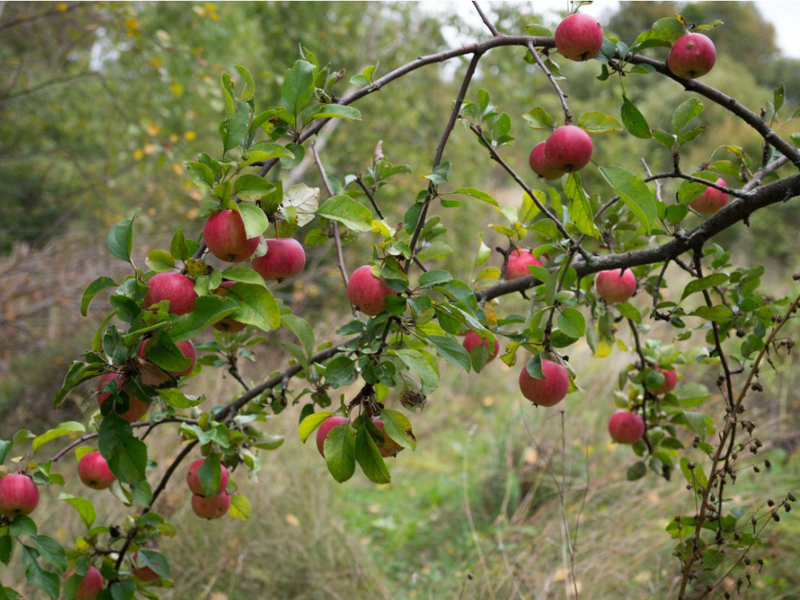
#> input picture src/day2_ex_week_1/appletree.jpg, 1600 x 1200 px (shown at 1/2 size)
$ jupyter execute 'Weekly Project.ipynb'
#> lines starting #> are read from the running program, lines starting #| are printed output that depends on the picture; after the words box and inside, x2 and y2 are one past the last pixel; in counts of white or black regions, pixels touching at a corner belong together
[cell 1]
import cv2
import numpy as np
import imutils
from matplotlib import pyplot as plt

def load_image(path):
    """
    return bgr, rgb, hsv
    """
#> called with path = 'appletree.jpg'
    bgr_img = cv2.imread(path)
#> bgr_img is the input picture: shape (1200, 1600, 3); mean B, G, R 74.3, 117, 116.1
    b,g,r = cv2.split(bgr_img)       # get b,g,r
    image = cv2.merge([r,g,b])
    hsv_img = cv2.cvtColor(bgr_img, cv2.COLOR_BGR2HSV)
#> hsv_img: shape (1200, 1600, 3); mean H, S, V 36.8, 111.5, 124.2
    return bgr_img, image, hsv_img

def white_image(img):
    white = np.zeros(img.shape,dtype=np.uint8)
    white.fill(255)
    return white

# Weekly project part 1
Using the image "appletree.jpg"
1) Can you segment the apples from the tree?
2) Can you get the computer to count how many there are?
    How close can you get to the ground truth? (there are 26 apples in the image)
3) Can you change the color of one of them?
4) Can you segment the leaves?

[cell 2]
bgr, rgb, hsv = load_image("appletree.jpg")

plt.imshow(rgb)

[cell 3]
def is_valid_cnt(cnt):
    area = cv2.contourArea(cnt)
    perimeter = cv2.arcLength(cnt,True)
    if perimeter < 1800 and 500 < area:
        #print(perimeter, area)
        return True
    return False

def draw_ctns_and_add_text(img, cnts):
    output = img.copy()
    valid_cnts = [c for c in cnts if is_valid_cnt(c)]

    for c in valid_cnts:
        # draw each contour on the output image with a 3px thick black outline
        cv2.drawContours(output, [c], -1, (0, 0, 0), 3)

    text = "I found {} objects!".format(len(valid_cnts))
    cv2.putText(output, text, (60, 60),  cv2.FONT_HERSHEY_SIMPLEX, 2, (200,200,200), 2)

    return output

fig = plt.figure(figsize=(20,8))
apple_h = cv2.inRange(hsv, (330/2, 0.35*255, 0.4*255), (360/2, 255, 255))
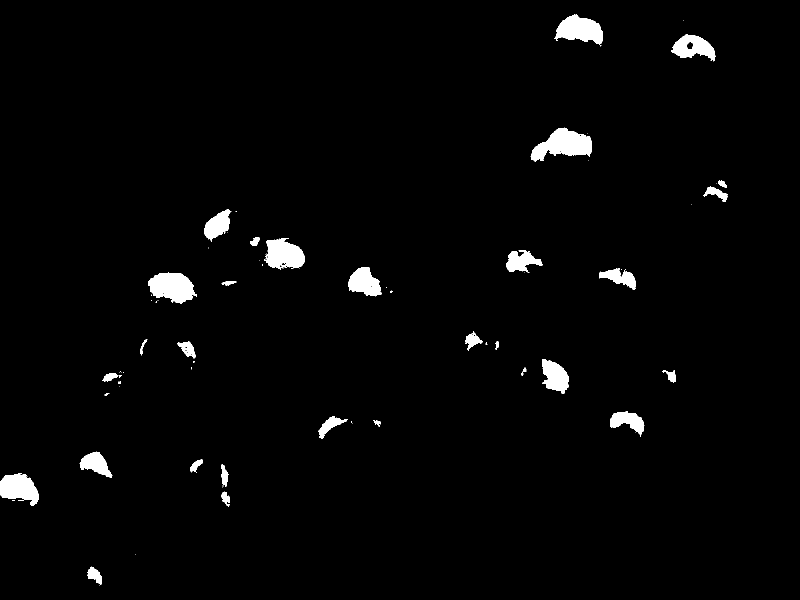
#> apple_h: shape (1200, 1600) (shown at 1/2 size); 2.2% white; 71 white regions (38 under 20 px), largest, box (x1, y1, x2, y2) and area: (1061, 255, 1184, 324) 4737, (296, 544, 394, 608) 4122, (1109, 29, 1206, 93) 3719
apple_l = cv2.inRange(hsv, (0, 0.75*255, 0.15*255), (40, 0.85*255, 0.35*255))
#> apple_l: shape (1200, 1600); 1.3% white in thin lines or dots
apple = cv2.bitwise_or(apple_h,apple_l)
#> apple: shape (1200, 1600); 3.5% white; 3178 white regions (2968 under 20 px)

cnts = cv2.findContours(apple.copy(), cv2.RETR_EXTERNAL, cv2.CHAIN_APPROX_SIMPLE)
#> cnts = 3177 contours, 3071 with area under 20; largest, box (x1, y1, x2, y2) and area: (1061, 255, 1184, 324) 4570, (296, 544, 394, 608) 3981, (1109, 29, 1206, 93) 3579, (528, 476, 609, 540) 3474, (0, 946, 77, 1012) 3232
cnts = imutils.grab_contours(cnts)

ax = fig.add_subplot(1,3,1)
ax.imshow(cv2.bitwise_or(rgb,rgb, mask=255 - apple))
ax = fig.add_subplot(1,3,2)
ax.imshow(draw_ctns_and_add_text(white_image(rgb), cnts))
#> in white_image, `white.fill(255)`: white: shape (1200, 1600, 3); every value is 255
#> in draw_ctns_and_add_text, `valid_cnts = [c for c in cnts if is_valid_cnt(c)]`: valid_cnts = 23 contours; largest, box (x1, y1, x2, y2) and area: (1061, 255, 1184, 324) 4570, (296, 544, 394, 608) 3981, (1109, 29, 1206, 93) 3579, (528, 476, 609, 540) 3474, (0, 946, 77, 1012) 3232
#> the loop in draw_ctns_and_add_text, `for c in valid_cnts:` made 23 passes
#> after the loop in draw_ctns_and_add_text, `for c in valid_cnts:`:
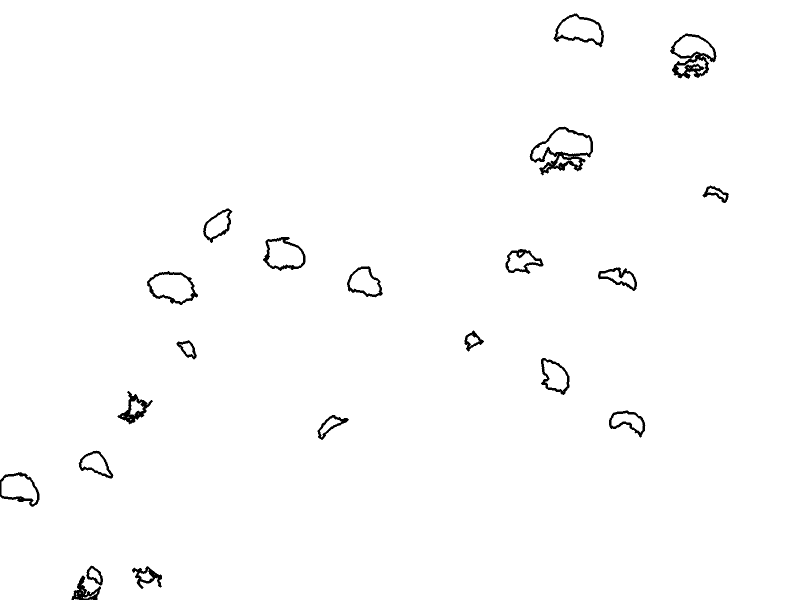
#> output: shape (1200, 1600, 3) (shown at 1/2 size); 98.7% white; 21 black regions, largest, box (x1, y1, x2, y2) and area: (1059, 253, 1186, 351) 3013, (1340, 67, 1433, 158) 2673, (235, 782, 306, 849) 1447
#> in draw_ctns_and_add_text, `text = "I found {} objects!".format(len(valid_cnts))`: text = 'I found 23 objects!'
#> in draw_ctns_and_add_text, `cv2.putText(output, text, (60, 60),  cv2.FONT_HERSHEY_SIMPLEX, 2, (200..`: output: shape (1200, 1600, 3); 0.2% of pixels changed, all inside (x1, y1, x2, y2) = (67, 15, 668, 76)
ax = fig.add_subplot(1,3,3)
ax.imshow(draw_ctns_and_add_text(rgb, cnts))
#> the loop in draw_ctns_and_add_text (call 2), `for c in valid_cnts:` made 23 passes
#> after the loop in draw_ctns_and_add_text (call 2), `for c in valid_cnts:`:
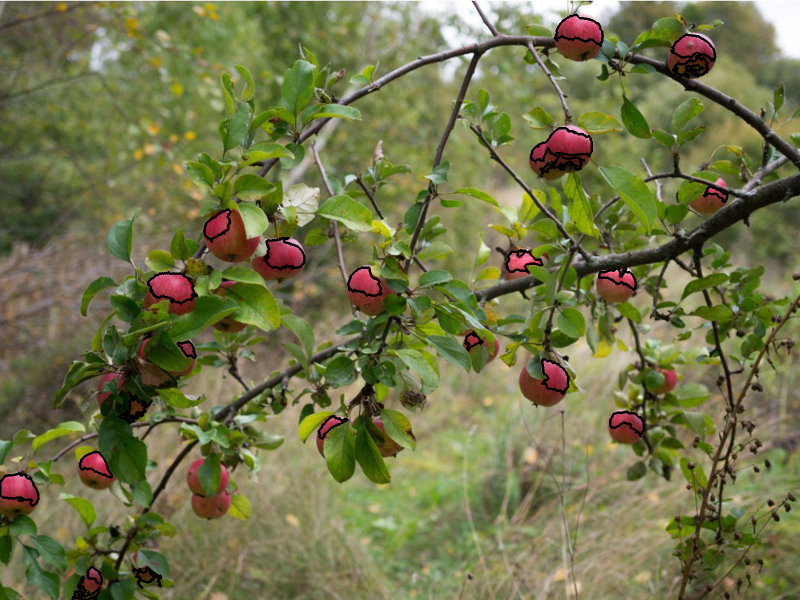
#> output: shape (1200, 1600, 3) (shown at 1/2 size); mean R, G, B 114.4, 116.2, 73.5

1. See previous images
2. If looked closely, it's possible to see that it correctly found 21 apples (out of 26) but some are confused as one apple, others are mistaken for two. It could probably be improved by changing the threshold of colour, threshold, exclude too close contours to another threshold. But this would also reduce the capacity to find in other context.
3. See image on the left, some apples are coloured in black
4. Given the green background, it seems very hard to isolated, there will be a lot of false positive.

# Weekly project part 2
1) Remove the greenscreen and replace the background in "itssp.png".
2) Can you improve the edge with eroding/dilating?

[cell 4]
bgr, rgb, hsv = load_image("ittsp.png")
#> call 2 of load_image, with path = 'ittsp.png'
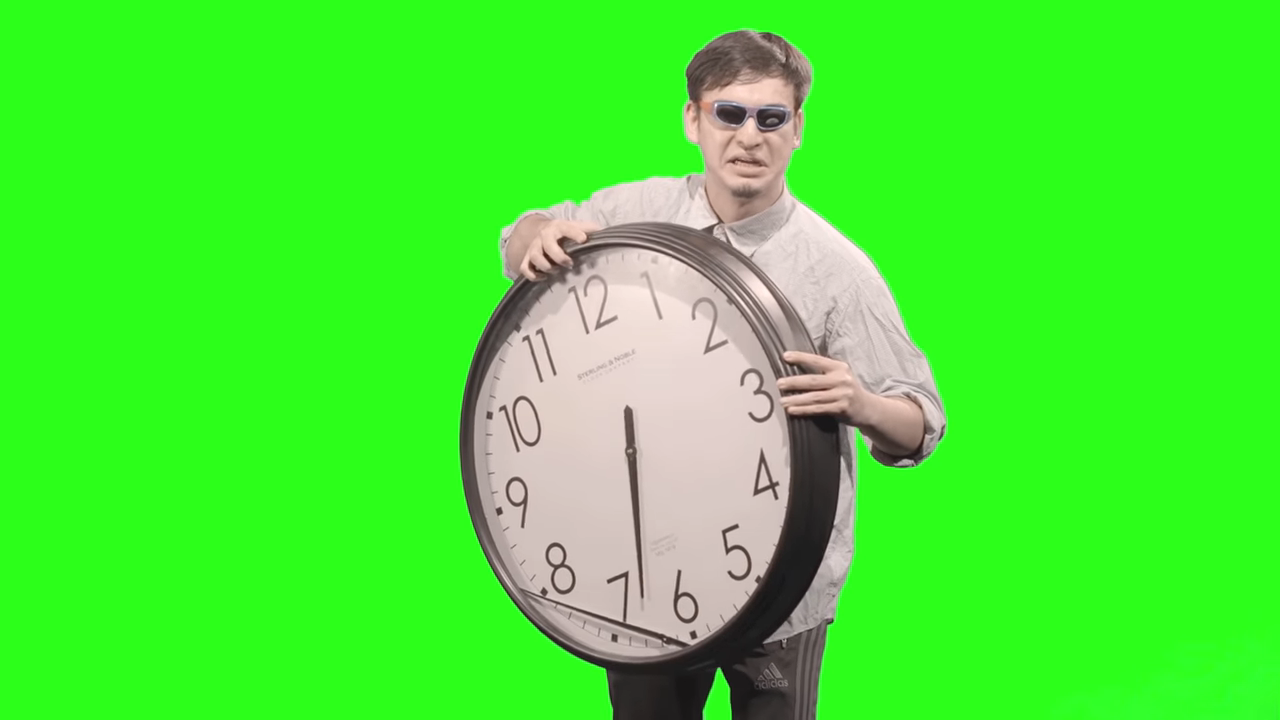
#> input picture src/day2_ex_week_1/ittsp.png, 1280 x 720 px
#> in load_image, bgr_img is the input picture: shape (720, 1280, 3); mean B, G, R 55, 233, 73.4
#> in load_image (call 2), `hsv_img = cv2.cvtColor(bgr_img, cv2.COLOR_BGR2HSV)`: hsv_img: shape (720, 1280, 3); mean H, S, V 48.1, 184.3, 236.5
green = cv2.inRange(hsv, (57, 0, 0), (60, 255, 255))
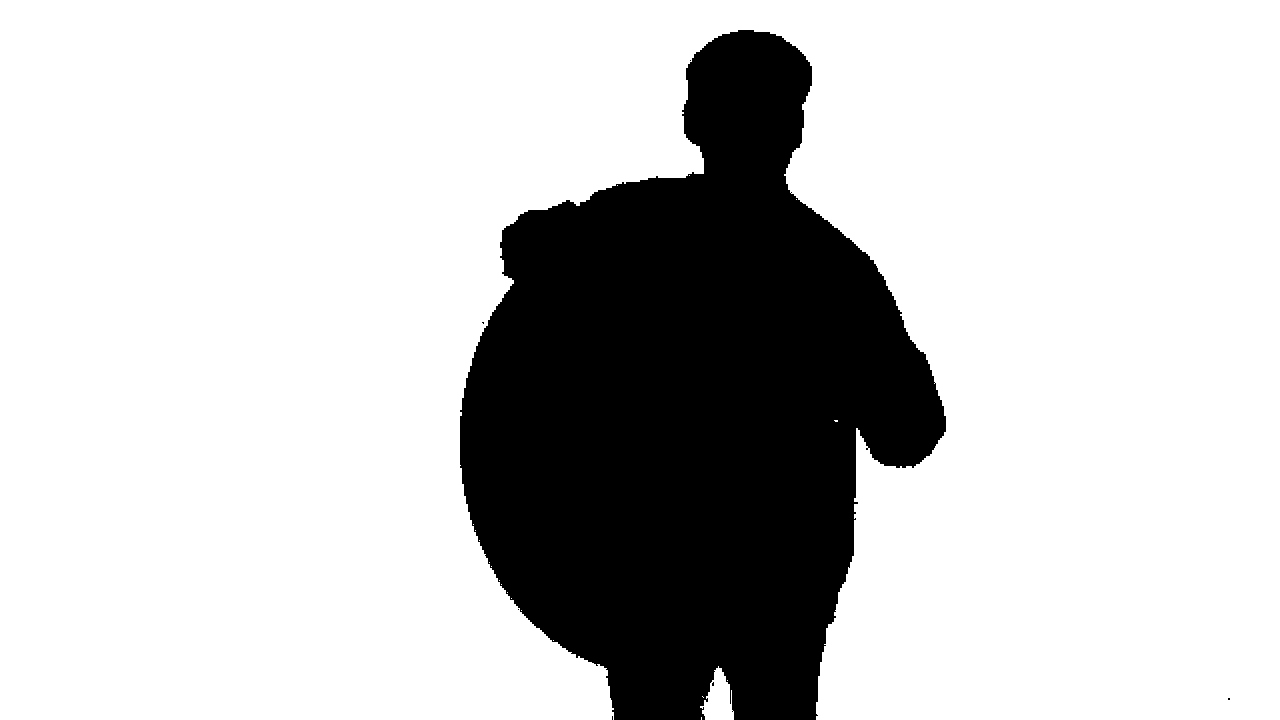
#> green: shape (720, 1280); 77.5% white; 7 black regions (6 under 20 px), largest, box (x1, y1, x2, y2) and area: (460, 30, 946, 720) 207657
nobackground = cv2.bitwise_or(rgb,rgb, mask=255 - green)

eroded = cv2.erode(nobackground, None, iterations = 1)
countour = nobackground - eroded
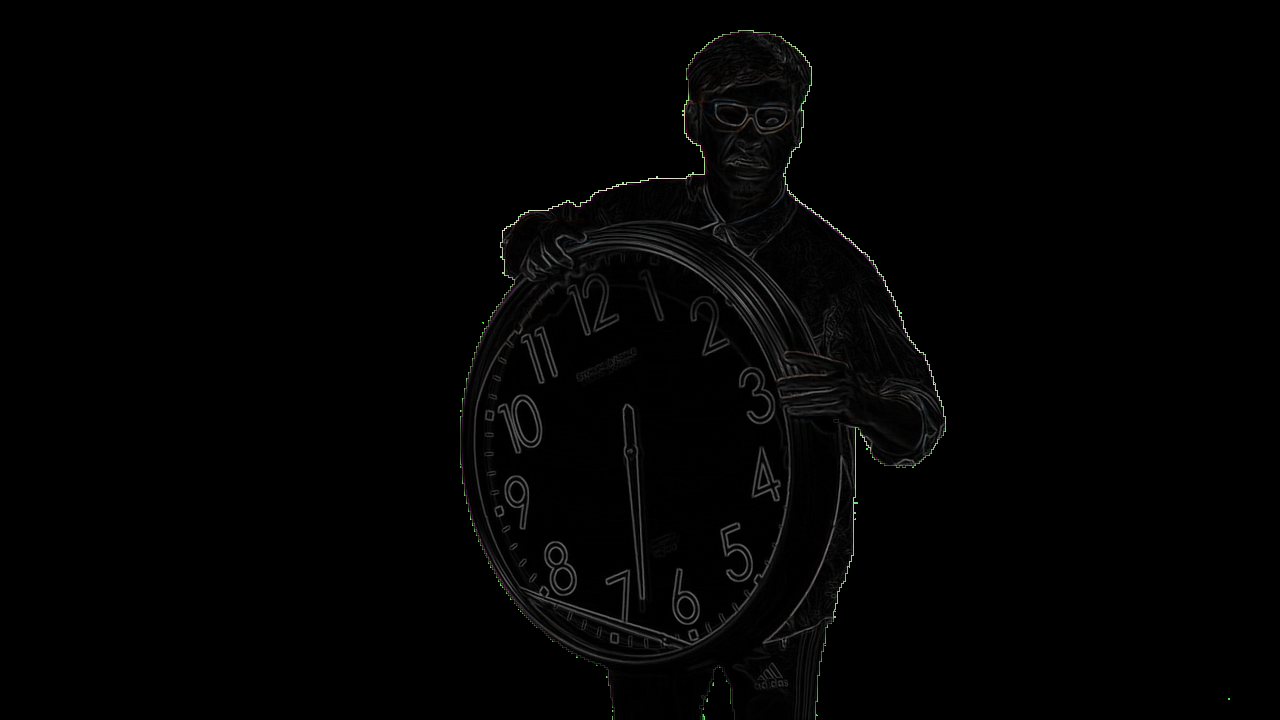
#> countour: shape (720, 1280, 3); mean R, G, B 2.5, 2.5, 2.4
dilated = cv2.dilate(eroded, None, iterations = 1)

plt.figure(figsize=(20,8))
plt.imshow(rgb)
plt.figure(figsize=(20,8))
plt.imshow(nobackground)
plt.figure(figsize=(20,8))
plt.imshow(countour)
plt.figure(figsize=(20,8))
plt.imshow(eroded)
plt.figure(figsize=(20,8))
plt.imshow(dilated)
